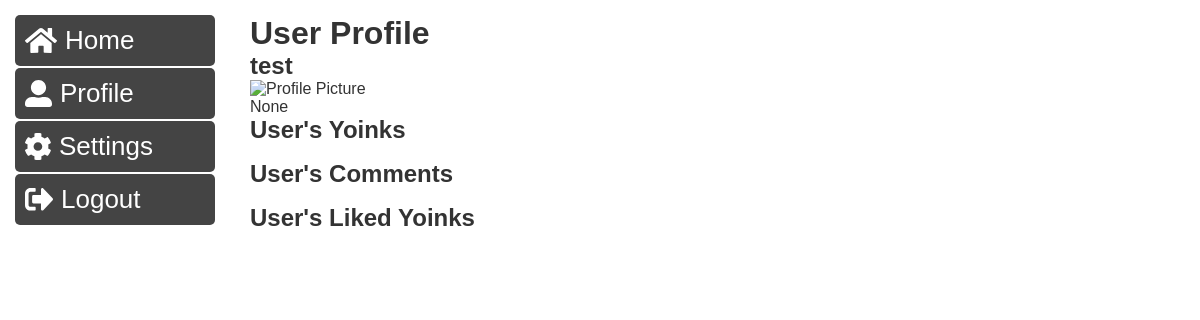
Before: /profile/2 (signed in) with the older database file.
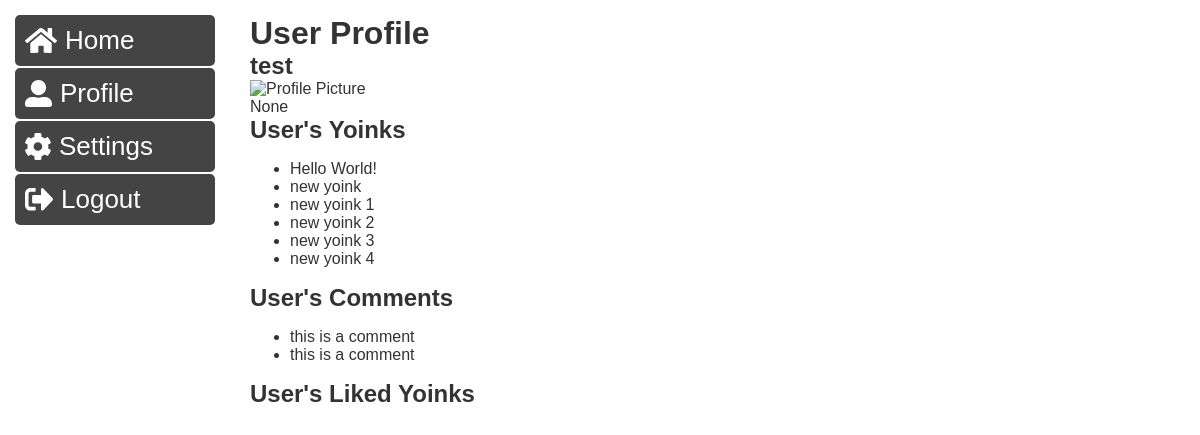
After: the same page with the newer database file.
### app.py (models this page shows, shortened)
class User(UserMixin, db.Model):
    __tablename__ = 'user'
    id = db.Column(db.Integer, primary_key=True)
    username = db.Column(db.String(50), unique=True, nullable=False)
    email = db.Column(db.String(100), unique=True, nullable=False)
    password = db.Column(db.String(64), nullable=False)
    yoinks = db.relationship('Yoink', backref='author', lazy=True)
    likes = db.relationship('Like', backref='user', lazy=True)
    profile_picture = db.Column(db.String(255))  # Example for a profile picture (store file path or URL)
    bio = db.Column(db.String(250))  # Adjust the length as needed
    followed = db.relationship(
        'User',
        secondary=followers,
        primaryjoin=(followers.c.follower_id == id),
        secondaryjoin=(followers.c.followed_id == id),
        backref=db.backref('followers', lazy='dynamic'),
        lazy='dynamic'
    )

class Yoink(db.Model):
    __tablename__ = 'yoink'
    id = db.Column(db.Integer, primary_key=True)
    content = db.Column(db.String(280), nullable=False)
    user_id = db.Column(db.Integer, db.ForeignKey('user.id'))
    user = db.relationship('User', back_populates='yoinks')
    likes = db.relationship('Like', backref='liked_yoink')
    comments = db.relationship('Comment', backref='yoink', lazy=True)

class Comment(db.Model):
    __tablename__ = 'comment'
    id = db.Column(db.Integer, primary_key=True)
    text = db.Column(db.String(280), nullable=False)
    user_id = db.Column(db.Integer, db.ForeignKey('user.id'), nullable=False)
    yoink_id = db.Column(db.Integer, db.ForeignKey('yoink.id'))

### app.py (the view)
@app.route('/profile/<int:user_id>')
def profile(user_id):
    if current_user.is_authenticated:
        user = User.query.get(user_id)
        user_profile = {
            'id': user.id,
            'username': user.username,
            'profile_picture': user.profile_picture,  # Assuming the user has a profile picture attribute
            'bio': user.bio  # Assuming the user has a bio attribute
        }
        user_yoinks = Yoink.query.filter_by(user_id=user.id).all()
        user_comments = Comment.query.filter_by(user_id=user.id).all()
        liked_yoinks = []
        likes = Like.query.filter_by(user_id=user.id).all()
        for like in likes:
            liked_yoinks.append(Yoink.query.get(like.yoink_id))
        return render_template('profile.html', user=user_profile, yoinks=user_yoinks, comments=user_comments, liked_yoinks=liked_yoinks)
    else:
        return redirect(url_for('login'))

### app.py (called while the page is built)
@login_manager.user_loader
def load_user(user_id):
    return User.query.get(int(user_id))

### templates/profile.html (shortened to what this page needs)
{% extends "base.html" %}
{% block content %}
    <h1>User Profile</h1>
    <h2>{{ user.username }}</h2>
    <img src="{{ user.profile_picture }}" alt="Profile Picture">
    <p>{{ user.bio }}</p>
    <h2>User's Yoinks</h2>
    <ul>
        {% for yoink in yoinks %}
            <li>{{ yoink.content }}</li>
        {% endfor %}
    </ul>
    <h2>User's Comments</h2>
    <ul>
        {% for comment in comments %}
            <li>{{ comment.text }}</li>
        {% endfor %}
    </ul>
    <h2>User's Liked Yoinks</h2>
{% endblock %}

### templates/base.html (shortened to what this page needs)
<!DOCTYPE html>
<html lang="en">
<head>
    <link rel="stylesheet" type="text/css" href="{{ url_for('static', filename='styles.css') }}">
</head>
<body>
    {% if not hide_navigation %}
        <nav>
            <ul>
                <li><a href="{{ url_for('home') }}">
                     Home</a></li>
                {% if current_user.is_authenticated %}
                    <li><a href="{{ url_for('profile', user_id=current_user.id) }}">
                         Profile</a></li>
                    <li><a href="{{ url_for('home') }}">
                         Settings</a></li>
                    <li><a href="{{ url_for('logout') }}">
                         Logout</a></li>
                {% endif %}
            </ul>
        </nav>
    {% endif %}
    <div class="content">
        {% if current_user.is_authenticated %}
            {% block content %}{% endblock %}
        {% else %}
            {% block content_welcome %}{% endblock %}
        {% endif %}
    </div>
</body>
</html>

### static/styles.css (style rules this page uses)
body, h1, h2, p { margin: 0; padding: 0; }
body { color: #333; font-family: Arial, sans-serif; }
a { color: #007acc; }
html, body { height: 100%; }

### templates/base.html (style rules this page uses)
body { display: flex; font-family: 'Arial', sans-serif; margin: 0; }
nav { color: white; padding: 15px; width: 200px; position: fixed; top: 0; left: 0; height: 100%; display: flex; flex-direction: column; }
nav ul { list-style: none; padding: 0; margin: 0; }
nav a { text-decoration: none; color: white; display: flex; align-items: center; padding: 10px; margin-bottom: 2px; border-radius: 5px; background-color: #444; transition: background-color 0.3s; font-size: 26px; }
nav a svg { fill: white; margin-right: 8px; }
.content { margin-left: 200px; margin-right: 200px; padding: 15px; max-width: 700px; margin: 0 auto; flex: 1; }

Changed rows visible on the page:
added Yoink: content "Hello World!"
added Yoink: content "new yoink"
added Yoink: content "new yoink 1"
added Yoink: content "new yoink 2"
added Yoink: content "new yoink 3"
added Yoink: content "new yoink 4"
added Comment: text "this is a comment"
added Comment: text "this is a comment"
